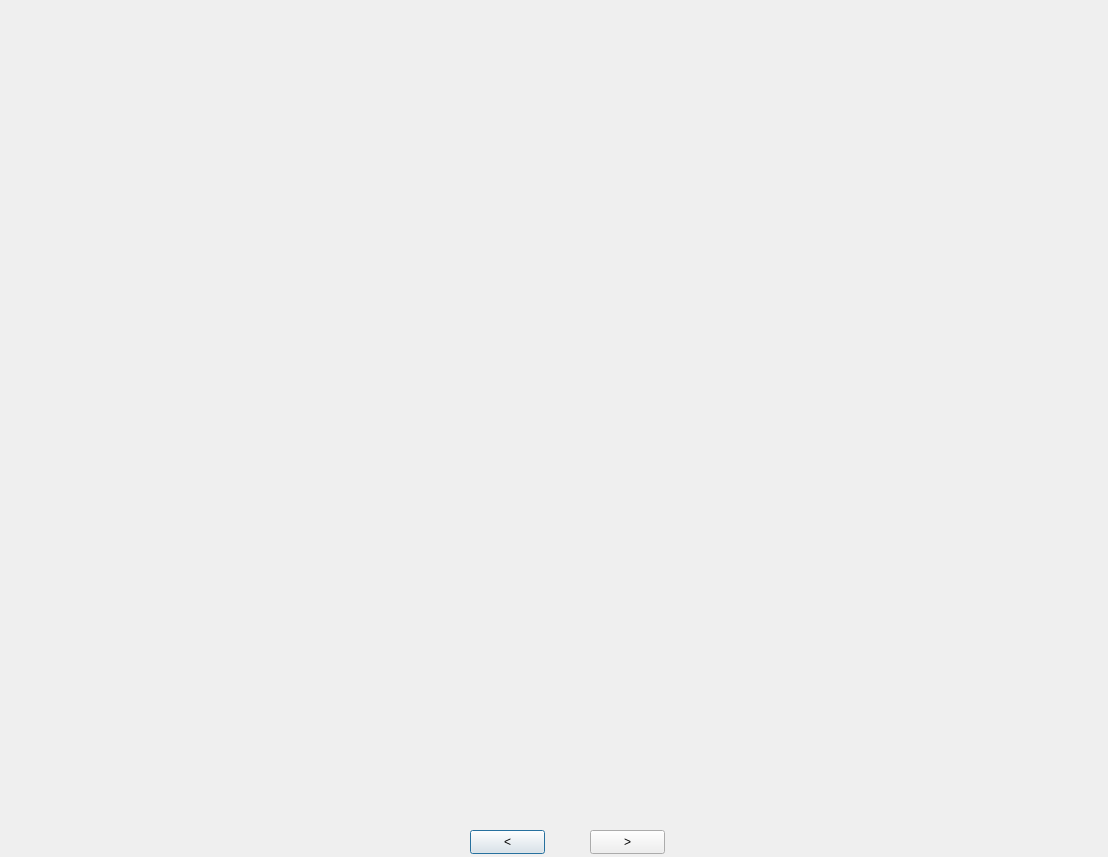
<?xml version="1.0" encoding="UTF-8"?>
<ui version="4.0">
 <class>Dialog</class>
 <widget class="QDialog" name="Dialog">
  <property name="geometry">
   <rect>
    <x>0</x>
    <y>0</y>
    <width>1108</width>
    <height>857</height>
   </rect>
  </property>
  <property name="windowTitle">
   <string>Keki - Reading</string>
  </property>
  <property name="windowIcon">
   <iconset>
    <normaloff>../icons/mainwindow_icon.png</normaloff>../icons/mainwindow_icon.png</iconset>
  </property>
  <widget class="QPushButton" name="back_button">
   <property name="geometry">
    <rect>
     <x>470</x>
     <y>830</y>
     <width>75</width>
     <height>24</height>
    </rect>
   </property>
   <property name="text">
    <string>&lt;</string>
   </property>
  </widget>
  <widget class="QPushButton" name="next_button">
   <property name="geometry">
    <rect>
     <x>590</x>
     <y>830</y>
     <width>75</width>
     <height>24</height>
    </rect>
   </property>
   <property name="text">
    <string>&gt;</string>
   </property>
  </widget>
  <widget class="QLabel" name="page_image">
   <property name="geometry">
    <rect>
     <x>18</x>
     <y>15</y>
     <width>1061</width>
     <height>801</height>
    </rect>
   </property>
   <property name="text">
    <string/>
   </property>
   <property name="alignment">
    <set>Qt::AlignCenter</set>
   </property>
  </widget>
 </widget>
 <resources/>
 <connections/>
</ui>
